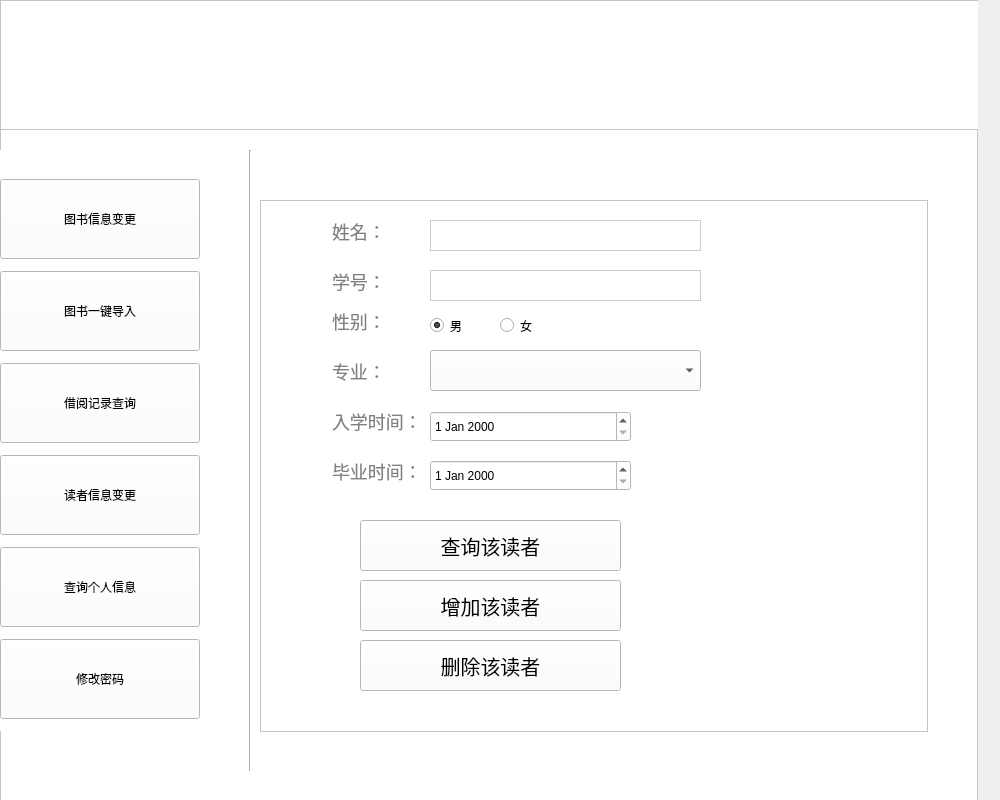
<?xml version="1.0" encoding="UTF-8"?>
<ui version="4.0">
 <class>admin_alterreader</class>
 <widget class="QWidget" name="admin_alterreader">
  <property name="geometry">
   <rect>
    <x>0</x>
    <y>0</y>
    <width>1000</width>
    <height>800</height>
   </rect>
  </property>
  <property name="windowTitle">
   <string>Form</string>
  </property>
  <widget class="QFrame" name="frame">
   <property name="geometry">
    <rect>
     <x>0</x>
     <y>0</y>
     <width>978</width>
     <height>1000</height>
    </rect>
   </property>
   <property name="sizePolicy">
    <sizepolicy hsizetype="Fixed" vsizetype="Expanding">
     <horstretch>0</horstretch>
     <verstretch>0</verstretch>
    </sizepolicy>
   </property>
   <property name="minimumSize">
    <size>
     <width>800</width>
     <height>1000</height>
    </size>
   </property>
   <property name="maximumSize">
    <size>
     <width>100000</width>
     <height>100000</height>
    </size>
   </property>
   <property name="styleSheet">
    <string notr="true">background-color: rgb(255, 255, 255);</string>
   </property>
   <property name="frameShape">
    <enum>QFrame::StyledPanel</enum>
   </property>
   <property name="frameShadow">
    <enum>QFrame::Raised</enum>
   </property>
   <widget class="QGraphicsView" name="Title">
    <property name="geometry">
     <rect>
      <x>0</x>
      <y>0</y>
      <width>1000</width>
      <height>130</height>
     </rect>
    </property>
    <property name="styleSheet">
     <string notr="true">background-image: url(:/image/捕获.PNG);</string>
    </property>
   </widget>
   <widget class="QWidget" name="verticalLayoutWidget">
    <property name="geometry">
     <rect>
      <x>0</x>
      <y>150</y>
      <width>202</width>
      <height>581</height>
     </rect>
    </property>
    <layout class="QVBoxLayout" name="verticalLayout">
     <property name="spacing">
      <number>3</number>
     </property>
     <property name="topMargin">
      <number>20</number>
     </property>
     <item>
      <widget class="QPushButton" name="pb_alterbook">
       <property name="minimumSize">
        <size>
         <width>200</width>
         <height>80</height>
        </size>
       </property>
       <property name="maximumSize">
        <size>
         <width>200</width>
         <height>80</height>
        </size>
       </property>
       <property name="styleSheet">
        <string notr="true">
font: 16pt &quot;Adobe Devanagari&quot;;
</string>
       </property>
       <property name="text">
        <string>图书信息变更</string>
       </property>
      </widget>
     </item>
     <item>
      <widget class="QPushButton" name="pb_bookimport">
       <property name="minimumSize">
        <size>
         <width>200</width>
         <height>80</height>
        </size>
       </property>
       <property name="maximumSize">
        <size>
         <width>200</width>
         <height>80</height>
        </size>
       </property>
       <property name="styleSheet">
        <string notr="true">font: 16pt &quot;Adobe Devanagari&quot;;</string>
       </property>
       <property name="text">
        <string>图书一键导入</string>
       </property>
      </widget>
     </item>
     <item>
      <widget class="QPushButton" name="pb_infoborrow">
       <property name="minimumSize">
        <size>
         <width>200</width>
         <height>80</height>
        </size>
       </property>
       <property name="maximumSize">
        <size>
         <width>200</width>
         <height>80</height>
        </size>
       </property>
       <property name="styleSheet">
        <string notr="true">font: 16pt &quot;Adobe Devanagari&quot;;</string>
       </property>
       <property name="text">
        <string>借阅记录查询</string>
       </property>
      </widget>
     </item>
     <item>
      <widget class="QPushButton" name="pb_alterreader_2">
       <property name="minimumSize">
        <size>
         <width>200</width>
         <height>80</height>
        </size>
       </property>
       <property name="maximumSize">
        <size>
         <width>200</width>
         <height>80</height>
        </size>
       </property>
       <property name="styleSheet">
        <string notr="true">font: 16pt &quot;Adobe Devanagari&quot;;</string>
       </property>
       <property name="text">
        <string>读者信息变更</string>
       </property>
      </widget>
     </item>
     <item>
      <widget class="QPushButton" name="pb_queryself">
       <property name="minimumSize">
        <size>
         <width>200</width>
         <height>80</height>
        </size>
       </property>
       <property name="maximumSize">
        <size>
         <width>200</width>
         <height>80</height>
        </size>
       </property>
       <property name="styleSheet">
        <string notr="true">font: 16pt &quot;Adobe Devanagari&quot;;</string>
       </property>
       <property name="text">
        <string>查询个人信息</string>
       </property>
      </widget>
     </item>
     <item>
      <widget class="QPushButton" name="pb_alterpwd">
       <property name="minimumSize">
        <size>
         <width>200</width>
         <height>80</height>
        </size>
       </property>
       <property name="maximumSize">
        <size>
         <width>200</width>
         <height>80</height>
        </size>
       </property>
       <property name="styleSheet">
        <string notr="true">font: 16pt &quot;Adobe Devanagari&quot;;</string>
       </property>
       <property name="text">
        <string>修改密码</string>
       </property>
      </widget>
     </item>
    </layout>
   </widget>
   <widget class="Line" name="line">
    <property name="geometry">
     <rect>
      <x>240</x>
      <y>150</y>
      <width>20</width>
      <height>621</height>
     </rect>
    </property>
    <property name="styleSheet">
     <string notr="true">font: 75 9pt &quot;Adobe Devanagari&quot;;</string>
    </property>
    <property name="orientation">
     <enum>Qt::Vertical</enum>
    </property>
   </widget>
   <widget class="QFrame" name="frame_2">
    <property name="geometry">
     <rect>
      <x>260</x>
      <y>200</y>
      <width>668</width>
      <height>532</height>
     </rect>
    </property>
    <property name="frameShape">
     <enum>QFrame::StyledPanel</enum>
    </property>
    <property name="frameShadow">
     <enum>QFrame::Raised</enum>
    </property>
    <widget class="QLineEdit" name="lineEdit_1">
     <property name="geometry">
      <rect>
       <x>70</x>
       <y>20</y>
       <width>61</width>
       <height>31</height>
      </rect>
     </property>
     <property name="styleSheet">
      <string notr="true">color:#808080;
border:none;
font-size:18px;
font-family:&quot;微软雅黑&quot;;
text-align:left;</string>
     </property>
     <property name="text">
      <string>姓名：</string>
     </property>
    </widget>
    <widget class="QLineEdit" name="lineEdit_2">
     <property name="geometry">
      <rect>
       <x>70</x>
       <y>70</y>
       <width>61</width>
       <height>31</height>
      </rect>
     </property>
     <property name="styleSheet">
      <string notr="true">color:#808080;
border:none;
font-size:18px;
font-family:&quot;微软雅黑&quot;;
text-align:left;</string>
     </property>
     <property name="text">
      <string>学号：</string>
     </property>
    </widget>
    <widget class="QLineEdit" name="lineEdit_3">
     <property name="geometry">
      <rect>
       <x>70</x>
       <y>160</y>
       <width>61</width>
       <height>31</height>
      </rect>
     </property>
     <property name="styleSheet">
      <string notr="true">color:#808080;
border:none;
font-size:18px;
font-family:&quot;微软雅黑&quot;;
text-align:left;</string>
     </property>
     <property name="text">
      <string>专业：</string>
     </property>
    </widget>
    <widget class="QLineEdit" name="lineEdit_5">
     <property name="geometry">
      <rect>
       <x>70</x>
       <y>210</y>
       <width>101</width>
       <height>31</height>
      </rect>
     </property>
     <property name="styleSheet">
      <string notr="true">color:#808080;
border:none;
font-size:18px;
font-family:&quot;微软雅黑&quot;;
text-align:left;</string>
     </property>
     <property name="text">
      <string>入学时间：</string>
     </property>
    </widget>
    <widget class="QLineEdit" name="name">
     <property name="geometry">
      <rect>
       <x>170</x>
       <y>20</y>
       <width>271</width>
       <height>31</height>
      </rect>
     </property>
     <property name="styleSheet">
      <string notr="true">border:1px solid #cccccc;
font-size:18px;
font-family:&quot;微软雅黑&quot;;
text-align:left;</string>
     </property>
     <property name="text">
      <string/>
     </property>
    </widget>
    <widget class="QLineEdit" name="id">
     <property name="geometry">
      <rect>
       <x>170</x>
       <y>70</y>
       <width>271</width>
       <height>31</height>
      </rect>
     </property>
     <property name="styleSheet">
      <string notr="true">color:#808080;
border:1px solid #cccccc;
font-size:18px;
font-family:&quot;微软雅黑&quot;;
text-align:left;</string>
     </property>
    </widget>
    <widget class="QRadioButton" name="sex_man">
     <property name="geometry">
      <rect>
       <x>170</x>
       <y>110</y>
       <width>41</width>
       <height>31</height>
      </rect>
     </property>
     <property name="tabletTracking">
      <bool>false</bool>
     </property>
     <property name="text">
      <string>男</string>
     </property>
     <property name="checkable">
      <bool>true</bool>
     </property>
     <property name="checked">
      <bool>true</bool>
     </property>
    </widget>
    <widget class="QRadioButton" name="sex_woman">
     <property name="geometry">
      <rect>
       <x>240</x>
       <y>110</y>
       <width>41</width>
       <height>31</height>
      </rect>
     </property>
     <property name="text">
      <string>女</string>
     </property>
    </widget>
    <widget class="QLineEdit" name="lineEdit_4">
     <property name="geometry">
      <rect>
       <x>70</x>
       <y>110</y>
       <width>61</width>
       <height>31</height>
      </rect>
     </property>
     <property name="styleSheet">
      <string notr="true">color:#808080;
border:none;
font-size:18px;
font-family:&quot;微软雅黑&quot;;
text-align:left;</string>
     </property>
     <property name="text">
      <string>性别：</string>
     </property>
    </widget>
    <widget class="QLineEdit" name="lineEdit_6">
     <property name="geometry">
      <rect>
       <x>70</x>
       <y>260</y>
       <width>101</width>
       <height>31</height>
      </rect>
     </property>
     <property name="styleSheet">
      <string notr="true">color:#808080;
border:none;
font-size:18px;
font-family:&quot;微软雅黑&quot;;
text-align:left;</string>
     </property>
     <property name="text">
      <string>毕业时间：</string>
     </property>
    </widget>
    <widget class="QPushButton" name="pb_addreader">
     <property name="geometry">
      <rect>
       <x>100</x>
       <y>380</y>
       <width>261</width>
       <height>51</height>
      </rect>
     </property>
     <property name="sizePolicy">
      <sizepolicy hsizetype="Minimum" vsizetype="Expanding">
       <horstretch>0</horstretch>
       <verstretch>0</verstretch>
      </sizepolicy>
     </property>
     <property name="styleSheet">
      <string notr="true">
font-size:20px;
font-family:&quot;微软雅黑&quot;;
padding-top:5;
padding-bottom:5;</string>
     </property>
     <property name="text">
      <string>增加该读者</string>
     </property>
    </widget>
    <widget class="QComboBox" name="major">
     <property name="geometry">
      <rect>
       <x>170</x>
       <y>150</y>
       <width>271</width>
       <height>41</height>
      </rect>
     </property>
     <property name="styleSheet">
      <string notr="true">font: 16pt &quot;Adobe Devanagari&quot;;</string>
     </property>
    </widget>
    <widget class="QDateEdit" name="intime">
     <property name="geometry">
      <rect>
       <x>170</x>
       <y>211</y>
       <width>201</width>
       <height>31</height>
      </rect>
     </property>
     <property name="styleSheet">
      <string notr="true">
font: 16pt &quot;Adobe Devanagari&quot;;</string>
     </property>
    </widget>
    <widget class="QDateEdit" name="outtime">
     <property name="geometry">
      <rect>
       <x>170</x>
       <y>260</y>
       <width>201</width>
       <height>31</height>
      </rect>
     </property>
     <property name="styleSheet">
      <string notr="true">
font: 16pt &quot;Adobe Devanagari&quot;;</string>
     </property>
    </widget>
    <widget class="QPushButton" name="pb_queryreader">
     <property name="geometry">
      <rect>
       <x>100</x>
       <y>320</y>
       <width>261</width>
       <height>51</height>
      </rect>
     </property>
     <property name="sizePolicy">
      <sizepolicy hsizetype="Minimum" vsizetype="Expanding">
       <horstretch>0</horstretch>
       <verstretch>0</verstretch>
      </sizepolicy>
     </property>
     <property name="styleSheet">
      <string notr="true">
font-size:20px;
font-family:&quot;微软雅黑&quot;;
padding-top:5;
padding-bottom:5;</string>
     </property>
     <property name="text">
      <string>查询该读者</string>
     </property>
    </widget>
    <widget class="QPushButton" name="pb_deletereader">
     <property name="geometry">
      <rect>
       <x>100</x>
       <y>440</y>
       <width>261</width>
       <height>51</height>
      </rect>
     </property>
     <property name="sizePolicy">
      <sizepolicy hsizetype="Minimum" vsizetype="Expanding">
       <horstretch>0</horstretch>
       <verstretch>0</verstretch>
      </sizepolicy>
     </property>
     <property name="styleSheet">
      <string notr="true">
font-size:20px;
font-family:&quot;微软雅黑&quot;;
padding-top:5;
padding-bottom:5;</string>
     </property>
     <property name="text">
      <string>删除该读者</string>
     </property>
    </widget>
   </widget>
  </widget>
 </widget>
 <resources/>
 <connections/>
</ui>
